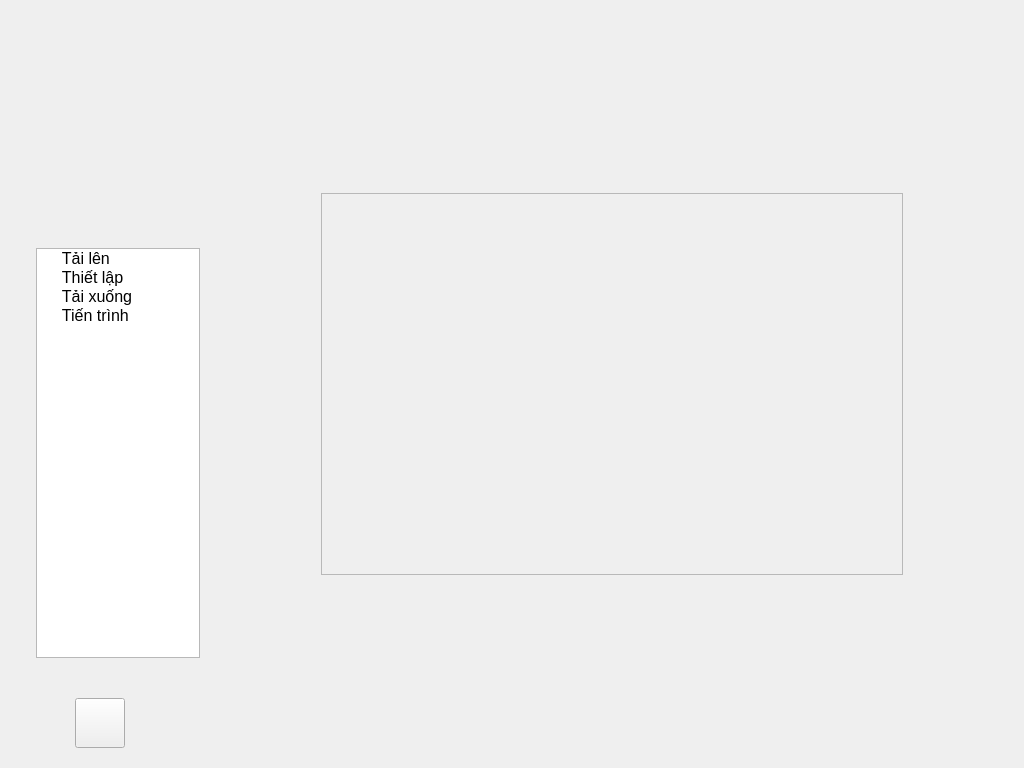
<?xml version="1.0" encoding="UTF-8"?>
<ui version="4.0">
 <class>MainWindow</class>
 <widget class="QMainWindow" name="MainWindow">
  <property name="geometry">
   <rect>
    <x>0</x>
    <y>0</y>
    <width>1024</width>
    <height>768</height>
   </rect>
  </property>
  <property name="minimumSize">
   <size>
    <width>1024</width>
    <height>768</height>
   </size>
  </property>
  <property name="maximumSize">
   <size>
    <width>1024</width>
    <height>768</height>
   </size>
  </property>
  <property name="styleSheet">
   <string notr="true">QMainWindow {
	padding: 0px;	
	margin: 0px;
	border: 0px;
}</string>
  </property>
  <widget class="QWidget" name="centralwidget">
   <layout class="QHBoxLayout" name="horizontalLayout">
    <property name="spacing">
     <number>0</number>
    </property>
    <property name="leftMargin">
     <number>0</number>
    </property>
    <property name="topMargin">
     <number>0</number>
    </property>
    <property name="rightMargin">
     <number>0</number>
    </property>
    <property name="bottomMargin">
     <number>0</number>
    </property>
    <item>
     <widget class="QWidget" name="sidebarContainer" native="true">
      <property name="minimumSize">
       <size>
        <width>200</width>
        <height>0</height>
       </size>
      </property>
      <property name="maximumSize">
       <size>
        <width>164</width>
        <height>16777215</height>
       </size>
      </property>
      <layout class="QVBoxLayout" name="verticalLayout">
       <property name="spacing">
        <number>0</number>
       </property>
       <property name="leftMargin">
        <number>0</number>
       </property>
       <property name="topMargin">
        <number>0</number>
       </property>
       <property name="rightMargin">
        <number>0</number>
       </property>
       <property name="bottomMargin">
        <number>0</number>
       </property>
       <item>
        <spacer name="verticalSpacer">
         <property name="orientation">
          <enum>Qt::Vertical</enum>
         </property>
         <property name="sizeType">
          <enum>QSizePolicy::Fixed</enum>
         </property>
         <property name="sizeHint" stdset="0">
          <size>
           <width>20</width>
           <height>40</height>
          </size>
         </property>
        </spacer>
       </item>
       <item alignment="Qt::AlignHCenter">
        <widget class="QLabel" name="label">
         <property name="sizePolicy">
          <sizepolicy hsizetype="Preferred" vsizetype="Preferred">
           <horstretch>0</horstretch>
           <verstretch>0</verstretch>
          </sizepolicy>
         </property>
         <property name="minimumSize">
          <size>
           <width>128</width>
           <height>128</height>
          </size>
         </property>
         <property name="maximumSize">
          <size>
           <width>128</width>
           <height>128</height>
          </size>
         </property>
         <property name="text">
          <string/>
         </property>
         <property name="pixmap">
          <pixmap resource="../Resource/Main.qrc">:/Icon/Icon/UET-logo.png</pixmap>
         </property>
         <property name="scaledContents">
          <bool>true</bool>
         </property>
         <property name="indent">
          <number>0</number>
         </property>
        </widget>
       </item>
       <item>
        <spacer name="verticalSpacer_2">
         <property name="orientation">
          <enum>Qt::Vertical</enum>
         </property>
         <property name="sizeType">
          <enum>QSizePolicy::Fixed</enum>
         </property>
         <property name="sizeHint" stdset="0">
          <size>
           <width>20</width>
           <height>80</height>
          </size>
         </property>
        </spacer>
       </item>
       <item alignment="Qt::AlignRight">
        <widget class="QListWidget" name="listWidget">
         <property name="maximumSize">
          <size>
           <width>164</width>
           <height>16777215</height>
          </size>
         </property>
         <property name="iconSize">
          <size>
           <width>32</width>
           <height>32</height>
          </size>
         </property>
         <property name="resizeMode">
          <enum>QListView::Adjust</enum>
         </property>
         <property name="viewMode">
          <enum>QListView::ListMode</enum>
         </property>
         <item>
          <property name="text">
           <string>     Tải lên</string>
          </property>
          <property name="font">
           <font>
            <pointsize>12</pointsize>
           </font>
          </property>
          <property name="icon">
           <iconset resource="../Resource/Main.qrc">
            <normaloff>:/Icon/Icon/upload.png</normaloff>
            <selectedoff>:/Icon/Icon/upload-selected.png</selectedoff>
            <selectedon>:/Icon/Icon/upload-selected.png</selectedon>:/Icon/Icon/upload.png</iconset>
          </property>
         </item>
         <item>
          <property name="text">
           <string>     Thiết lập</string>
          </property>
          <property name="font">
           <font>
            <pointsize>12</pointsize>
           </font>
          </property>
          <property name="icon">
           <iconset resource="../Resource/Main.qrc">
            <normaloff>:/Icon/Icon/setting.png</normaloff>
            <selectedoff>:/Icon/Icon/setting-selected.png</selectedoff>:/Icon/Icon/setting.png</iconset>
          </property>
         </item>
         <item>
          <property name="text">
           <string>     Tải xuống</string>
          </property>
          <property name="font">
           <font>
            <pointsize>12</pointsize>
           </font>
          </property>
          <property name="icon">
           <iconset resource="../Resource/Main.qrc">
            <normaloff>:/Icon/Icon/download.png</normaloff>
            <selectedoff>:/Icon/Icon/download-selected.png</selectedoff>:/Icon/Icon/download.png</iconset>
          </property>
         </item>
         <item>
          <property name="text">
           <string>     Tiến trình</string>
          </property>
          <property name="font">
           <font>
            <pointsize>12</pointsize>
           </font>
          </property>
          <property name="icon">
           <iconset resource="../Resource/Main.qrc">
            <normaloff>:/Icon/Icon/process.png</normaloff>
            <selectedoff>:/Icon/Icon/process-selected.png</selectedoff>:/Icon/Icon/process.png</iconset>
          </property>
         </item>
        </widget>
       </item>
       <item>
        <spacer name="verticalSpacer_4">
         <property name="orientation">
          <enum>Qt::Vertical</enum>
         </property>
         <property name="sizeType">
          <enum>QSizePolicy::Fixed</enum>
         </property>
         <property name="sizeHint" stdset="0">
          <size>
           <width>20</width>
           <height>40</height>
          </size>
         </property>
        </spacer>
       </item>
       <item alignment="Qt::AlignHCenter">
        <widget class="QPushButton" name="about">
         <property name="enabled">
          <bool>true</bool>
         </property>
         <property name="minimumSize">
          <size>
           <width>50</width>
           <height>50</height>
          </size>
         </property>
         <property name="maximumSize">
          <size>
           <width>50</width>
           <height>50</height>
          </size>
         </property>
         <property name="text">
          <string/>
         </property>
         <property name="icon">
          <iconset resource="../Resource/Main.qrc">
           <normaloff>:/Icon/Icon/about.png</normaloff>
           <selectedoff>:/Icon/Icon/about-selected.png</selectedoff>:/Icon/Icon/about.png</iconset>
         </property>
         <property name="iconSize">
          <size>
           <width>32</width>
           <height>32</height>
          </size>
         </property>
        </widget>
       </item>
       <item>
        <spacer name="verticalSpacer_3">
         <property name="orientation">
          <enum>Qt::Vertical</enum>
         </property>
         <property name="sizeType">
          <enum>QSizePolicy::Fixed</enum>
         </property>
         <property name="sizeHint" stdset="0">
          <size>
           <width>20</width>
           <height>20</height>
          </size>
         </property>
        </spacer>
       </item>
      </layout>
     </widget>
    </item>
    <item>
     <widget class="QWidget" name="mainMenu" native="true">
      <property name="focusPolicy">
       <enum>Qt::ClickFocus</enum>
      </property>
      <layout class="QVBoxLayout" name="verticalLayout_6">
       <item alignment="Qt::AlignHCenter|Qt::AlignVCenter">
        <widget class="QStackedWidget" name="stackedWidget">
         <property name="minimumSize">
          <size>
           <width>600</width>
           <height>400</height>
          </size>
         </property>
         <property name="maximumSize">
          <size>
           <width>600</width>
           <height>400</height>
          </size>
         </property>
         <property name="currentIndex">
          <number>3</number>
         </property>
         <widget class="QWidget" name="input">
          <property name="minimumSize">
           <size>
            <width>600</width>
            <height>400</height>
           </size>
          </property>
          <property name="maximumSize">
           <size>
            <width>600</width>
            <height>400</height>
           </size>
          </property>
          <layout class="QVBoxLayout" name="verticalLayout_5">
           <item>
            <layout class="QVBoxLayout" name="verticalLayout_4">
             <property name="spacing">
              <number>0</number>
             </property>
             <item>
              <layout class="QVBoxLayout" name="verticalLayout_3">
               <item>
                <widget class="QLabel" name="label_13">
                 <property name="maximumSize">
                  <size>
                   <width>16777215</width>
                   <height>40</height>
                  </size>
                 </property>
                 <property name="font">
                  <font>
                   <pointsize>12</pointsize>
                   <bold>true</bold>
                  </font>
                 </property>
                 <property name="text">
                  <string>Chọn danh sách sinh viên (.csv)</string>
                 </property>
                </widget>
               </item>
               <item>
                <spacer name="verticalSpacer_6">
                 <property name="orientation">
                  <enum>Qt::Vertical</enum>
                 </property>
                 <property name="sizeType">
                  <enum>QSizePolicy::Fixed</enum>
                 </property>
                 <property name="sizeHint" stdset="0">
                  <size>
                   <width>20</width>
                   <height>10</height>
                  </size>
                 </property>
                </spacer>
               </item>
               <item>
                <layout class="QHBoxLayout" name="horizontalLayout_3">
                 <property name="spacing">
                  <number>0</number>
                 </property>
                 <item>
                  <widget class="QLineEdit" name="lineEdit_5">
                   <property name="minimumSize">
                    <size>
                     <width>0</width>
                     <height>40</height>
                    </size>
                   </property>
                   <property name="maximumSize">
                    <size>
                     <width>16777215</width>
                     <height>40</height>
                    </size>
                   </property>
                   <property name="font">
                    <font>
                     <pointsize>12</pointsize>
                    </font>
                   </property>
                  </widget>
                 </item>
                 <item>
                  <widget class="QPushButton" name="pushButton_5">
                   <property name="minimumSize">
                    <size>
                     <width>0</width>
                     <height>40</height>
                    </size>
                   </property>
                   <property name="maximumSize">
                    <size>
                     <width>16777215</width>
                     <height>40</height>
                    </size>
                   </property>
                   <property name="font">
                    <font>
                     <pointsize>12</pointsize>
                    </font>
                   </property>
                   <property name="text">
                    <string> Duyệt</string>
                   </property>
                   <property name="icon">
                    <iconset resource="../Resource/Main.qrc">
                     <normaloff>:/Icon/Icon/search.png</normaloff>
                     <selectedoff>:/Icon/Icon/search-selected.png</selectedoff>:/Icon/Icon/search.png</iconset>
                   </property>
                   <property name="buttonGroup" stdset="0">
                    <string>browse</string>
                   </property>
                  </widget>
                 </item>
                </layout>
               </item>
              </layout>
             </item>
             <item>
              <spacer name="verticalSpacer_5">
               <property name="orientation">
                <enum>Qt::Vertical</enum>
               </property>
               <property name="sizeType">
                <enum>QSizePolicy::Fixed</enum>
               </property>
               <property name="sizeHint" stdset="0">
                <size>
                 <width>20</width>
                 <height>100</height>
                </size>
               </property>
              </spacer>
             </item>
             <item>
              <layout class="QVBoxLayout" name="verticalLayout_2">
               <item>
                <widget class="QLabel" name="label_6">
                 <property name="maximumSize">
                  <size>
                   <width>16777215</width>
                   <height>40</height>
                  </size>
                 </property>
                 <property name="font">
                  <font>
                   <pointsize>12</pointsize>
                   <bold>true</bold>
                  </font>
                 </property>
                 <property name="text">
                  <string>Chọn file mẫu PowerPont (.pptx)</string>
                 </property>
                </widget>
               </item>
               <item>
                <spacer name="verticalSpacer_7">
                 <property name="orientation">
                  <enum>Qt::Vertical</enum>
                 </property>
                 <property name="sizeType">
                  <enum>QSizePolicy::Fixed</enum>
                 </property>
                 <property name="sizeHint" stdset="0">
                  <size>
                   <width>20</width>
                   <height>10</height>
                  </size>
                 </property>
                </spacer>
               </item>
               <item>
                <layout class="QHBoxLayout" name="horizontalLayout_2">
                 <property name="spacing">
                  <number>0</number>
                 </property>
                 <item>
                  <widget class="QLineEdit" name="lineEdit">
                   <property name="minimumSize">
                    <size>
                     <width>0</width>
                     <height>40</height>
                    </size>
                   </property>
                   <property name="maximumSize">
                    <size>
                     <width>16777215</width>
                     <height>40</height>
                    </size>
                   </property>
                   <property name="font">
                    <font>
                     <pointsize>12</pointsize>
                    </font>
                   </property>
                  </widget>
                 </item>
                 <item>
                  <widget class="QPushButton" name="pushButton_2">
                   <property name="minimumSize">
                    <size>
                     <width>0</width>
                     <height>40</height>
                    </size>
                   </property>
                   <property name="maximumSize">
                    <size>
                     <width>16777215</width>
                     <height>40</height>
                    </size>
                   </property>
                   <property name="font">
                    <font>
                     <pointsize>12</pointsize>
                    </font>
                   </property>
                   <property name="text">
                    <string> Duyệt</string>
                   </property>
                   <property name="icon">
                    <iconset resource="../Resource/Main.qrc">
                     <normaloff>:/Icon/Icon/search.png</normaloff>
                     <selectedoff>:/Icon/Icon/search-selected.png</selectedoff>:/Icon/Icon/search.png</iconset>
                   </property>
                   <property name="buttonGroup" stdset="0">
                    <string>browse</string>
                   </property>
                  </widget>
                 </item>
                </layout>
               </item>
              </layout>
             </item>
            </layout>
           </item>
          </layout>
         </widget>
         <widget class="QWidget" name="download">
          <property name="maximumSize">
           <size>
            <width>600</width>
            <height>400</height>
           </size>
          </property>
          <layout class="QVBoxLayout" name="verticalLayout_7">
           <item>
            <layout class="QVBoxLayout" name="verticalLayout_8">
             <item>
              <spacer name="verticalSpacer_8">
               <property name="orientation">
                <enum>Qt::Vertical</enum>
               </property>
               <property name="sizeType">
                <enum>QSizePolicy::Fixed</enum>
               </property>
               <property name="sizeHint" stdset="0">
                <size>
                 <width>20</width>
                 <height>20</height>
                </size>
               </property>
              </spacer>
             </item>
             <item>
              <widget class="QLabel" name="label_2">
               <property name="minimumSize">
                <size>
                 <width>0</width>
                 <height>40</height>
                </size>
               </property>
               <property name="maximumSize">
                <size>
                 <width>16777215</width>
                 <height>40</height>
                </size>
               </property>
               <property name="font">
                <font>
                 <pointsize>12</pointsize>
                 <bold>true</bold>
                </font>
               </property>
               <property name="text">
                <string>Chọn vị trí lưu</string>
               </property>
              </widget>
             </item>
             <item>
              <layout class="QHBoxLayout" name="horizontalLayout_4">
               <property name="spacing">
                <number>0</number>
               </property>
               <item>
                <widget class="QLineEdit" name="lineEdit_6">
                 <property name="minimumSize">
                  <size>
                   <width>0</width>
                   <height>40</height>
                  </size>
                 </property>
                 <property name="maximumSize">
                  <size>
                   <width>16777215</width>
                   <height>40</height>
                  </size>
                 </property>
                 <property name="font">
                  <font>
                   <pointsize>12</pointsize>
                  </font>
                 </property>
                </widget>
               </item>
               <item>
                <widget class="QPushButton" name="pushButton_6">
                 <property name="minimumSize">
                  <size>
                   <width>0</width>
                   <height>40</height>
                  </size>
                 </property>
                 <property name="maximumSize">
                  <size>
                   <width>16777215</width>
                   <height>40</height>
                  </size>
                 </property>
                 <property name="font">
                  <font>
                   <pointsize>12</pointsize>
                  </font>
                 </property>
                 <property name="text">
                  <string> Duyệt</string>
                 </property>
                 <property name="icon">
                  <iconset resource="../Resource/Main.qrc">
                   <normaloff>:/Icon/Icon/search.png</normaloff>
                   <selectedoff>:/Icon/Icon/search-selected.png</selectedoff>:/Icon/Icon/search.png</iconset>
                 </property>
                 <property name="buttonGroup" stdset="0">
                  <string>browse</string>
                 </property>
                </widget>
               </item>
              </layout>
             </item>
             <item>
              <spacer name="verticalSpacer_9">
               <property name="orientation">
                <enum>Qt::Vertical</enum>
               </property>
               <property name="sizeType">
                <enum>QSizePolicy::Fixed</enum>
               </property>
               <property name="sizeHint" stdset="0">
                <size>
                 <width>20</width>
                 <height>50</height>
                </size>
               </property>
              </spacer>
             </item>
             <item alignment="Qt::AlignHCenter">
              <widget class="QPushButton" name="start">
               <property name="minimumSize">
                <size>
                 <width>90</width>
                 <height>50</height>
                </size>
               </property>
               <property name="maximumSize">
                <size>
                 <width>90</width>
                 <height>50</height>
                </size>
               </property>
               <property name="font">
                <font>
                 <pointsize>12</pointsize>
                 <bold>true</bold>
                </font>
               </property>
               <property name="text">
                <string>Bắt Đầu</string>
               </property>
              </widget>
             </item>
             <item>
              <spacer name="verticalSpacer_10">
               <property name="orientation">
                <enum>Qt::Vertical</enum>
               </property>
               <property name="sizeType">
                <enum>QSizePolicy::Fixed</enum>
               </property>
               <property name="sizeHint" stdset="0">
                <size>
                 <width>20</width>
                 <height>20</height>
                </size>
               </property>
              </spacer>
             </item>
            </layout>
           </item>
          </layout>
         </widget>
         <widget class="QWidget" name="setting">
          <widget class="QLabel" name="label_4">
           <property name="geometry">
            <rect>
             <x>260</x>
             <y>120</y>
             <width>54</width>
             <height>17</height>
            </rect>
           </property>
           <property name="text">
            <string>setting</string>
           </property>
          </widget>
         </widget>
         <widget class="QWidget" name="process">
          <layout class="QVBoxLayout" name="verticalLayout_12">
           <item>
            <widget class="QScrollArea" name="scrollArea">
             <property name="verticalScrollBarPolicy">
              <enum>Qt::ScrollBarAlwaysOff</enum>
             </property>
             <property name="horizontalScrollBarPolicy">
              <enum>Qt::ScrollBarAlwaysOff</enum>
             </property>
             <property name="widgetResizable">
              <bool>true</bool>
             </property>
             <property name="alignment">
              <set>Qt::AlignLeading|Qt::AlignLeft|Qt::AlignVCenter</set>
             </property>
             <widget class="QWidget" name="progressContainer">
              <property name="geometry">
               <rect>
                <x>0</x>
                <y>0</y>
                <width>580</width>
                <height>380</height>
               </rect>
              </property>
              <layout class="QVBoxLayout" name="verticalLayout_14">
               <property name="spacing">
                <number>20</number>
               </property>
               <property name="leftMargin">
                <number>0</number>
               </property>
               <property name="topMargin">
                <number>0</number>
               </property>
               <property name="rightMargin">
                <number>0</number>
               </property>
               <property name="bottomMargin">
                <number>0</number>
               </property>
               <item>
                <spacer name="verticalSpacer_15">
                 <property name="orientation">
                  <enum>Qt::Vertical</enum>
                 </property>
                 <property name="sizeHint" stdset="0">
                  <size>
                   <width>20</width>
                   <height>40</height>
                  </size>
                 </property>
                </spacer>
               </item>
              </layout>
             </widget>
            </widget>
           </item>
          </layout>
         </widget>
         <widget class="QWidget" name="aboutpage">
          <layout class="QVBoxLayout" name="verticalLayout_10">
           <item>
            <layout class="QVBoxLayout" name="verticalLayout_9">
             <item>
              <spacer name="verticalSpacer_13">
               <property name="orientation">
                <enum>Qt::Vertical</enum>
               </property>
               <property name="sizeType">
                <enum>QSizePolicy::Fixed</enum>
               </property>
               <property name="sizeHint" stdset="0">
                <size>
                 <width>20</width>
                 <height>60</height>
                </size>
               </property>
              </spacer>
             </item>
             <item alignment="Qt::AlignHCenter">
              <widget class="QLabel" name="label_5">
               <property name="minimumSize">
                <size>
                 <width>0</width>
                 <height>50</height>
                </size>
               </property>
               <property name="maximumSize">
                <size>
                 <width>16777215</width>
                 <height>50</height>
                </size>
               </property>
               <property name="font">
                <font>
                 <pointsize>28</pointsize>
                 <bold>true</bold>
                </font>
               </property>
               <property name="text">
                <string>Phần mềm tạo Slide Tốt Nghiệp</string>
               </property>
              </widget>
             </item>
             <item>
              <spacer name="verticalSpacer_11">
               <property name="orientation">
                <enum>Qt::Vertical</enum>
               </property>
               <property name="sizeType">
                <enum>QSizePolicy::Fixed</enum>
               </property>
               <property name="sizeHint" stdset="0">
                <size>
                 <width>20</width>
                 <height>40</height>
                </size>
               </property>
              </spacer>
             </item>
             <item alignment="Qt::AlignHCenter">
              <widget class="QPushButton" name="pushButton">
               <property name="minimumSize">
                <size>
                 <width>400</width>
                 <height>50</height>
                </size>
               </property>
               <property name="maximumSize">
                <size>
                 <width>400</width>
                 <height>16777215</height>
                </size>
               </property>
               <property name="font">
                <font>
                 <pointsize>15</pointsize>
                </font>
               </property>
               <property name="text">
                <string>  Github</string>
               </property>
               <property name="icon">
                <iconset resource="../Resource/Main.qrc">
                 <normaloff>:/Icon/Icon/github-logo.png</normaloff>:/Icon/Icon/github-logo.png</iconset>
               </property>
               <property name="iconSize">
                <size>
                 <width>32</width>
                 <height>32</height>
                </size>
               </property>
               <property name="buttonGroup" stdset="0">
                <string>link</string>
               </property>
              </widget>
             </item>
             <item alignment="Qt::AlignHCenter">
              <widget class="QPushButton" name="pushButton_3">
               <property name="minimumSize">
                <size>
                 <width>400</width>
                 <height>50</height>
                </size>
               </property>
               <property name="maximumSize">
                <size>
                 <width>400</width>
                 <height>16777215</height>
                </size>
               </property>
               <property name="font">
                <font>
                 <pointsize>15</pointsize>
                </font>
               </property>
               <property name="text">
                <string>  Readme</string>
               </property>
               <property name="icon">
                <iconset resource="../Resource/Main.qrc">
                 <normaloff>:/Icon/Icon/readme.png</normaloff>:/Icon/Icon/readme.png</iconset>
               </property>
               <property name="iconSize">
                <size>
                 <width>32</width>
                 <height>32</height>
                </size>
               </property>
               <property name="buttonGroup" stdset="0">
                <string>link</string>
               </property>
              </widget>
             </item>
             <item>
              <spacer name="verticalSpacer_12">
               <property name="orientation">
                <enum>Qt::Vertical</enum>
               </property>
               <property name="sizeType">
                <enum>QSizePolicy::Fixed</enum>
               </property>
               <property name="sizeHint" stdset="0">
                <size>
                 <width>20</width>
                 <height>40</height>
                </size>
               </property>
              </spacer>
             </item>
             <item alignment="Qt::AlignHCenter">
              <widget class="QLabel" name="label_7">
               <property name="font">
                <font>
                 <pointsize>9</pointsize>
                </font>
               </property>
               <property name="text">
                <string>Phiên bản: x.xx.xx</string>
               </property>
              </widget>
             </item>
             <item>
              <spacer name="verticalSpacer_14">
               <property name="orientation">
                <enum>Qt::Vertical</enum>
               </property>
               <property name="sizeType">
                <enum>QSizePolicy::Fixed</enum>
               </property>
               <property name="sizeHint" stdset="0">
                <size>
                 <width>20</width>
                 <height>60</height>
                </size>
               </property>
              </spacer>
             </item>
            </layout>
           </item>
          </layout>
         </widget>
        </widget>
       </item>
      </layout>
     </widget>
    </item>
   </layout>
  </widget>
 </widget>
 <resources>
  <include location="../Resource/Main.qrc"/>
 </resources>
 <connections/>
</ui>
